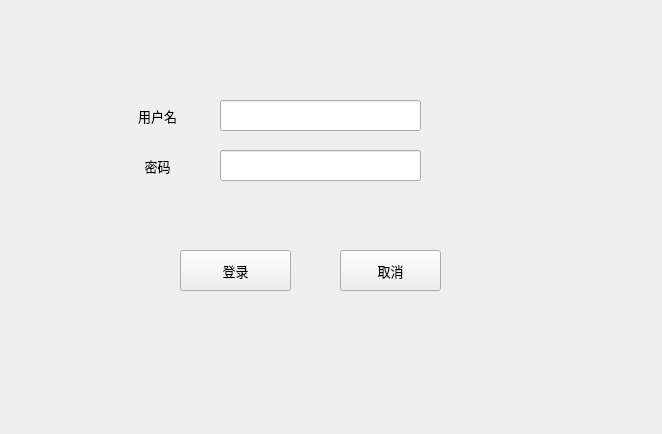
<?xml version="1.0" encoding="UTF-8"?>
<ui version="4.0">
 <class>From</class>
 <widget class="QWidget" name="From">
  <property name="geometry">
   <rect>
    <x>0</x>
    <y>0</y>
    <width>662</width>
    <height>434</height>
   </rect>
  </property>
  <property name="font">
   <font>
    <family>黑体</family>
    <pointsize>10</pointsize>
   </font>
  </property>
  <property name="windowTitle">
   <string>登录</string>
  </property>
  <widget class="QLabel" name="label">
   <property name="geometry">
    <rect>
     <x>130</x>
     <y>100</y>
     <width>55</width>
     <height>31</height>
    </rect>
   </property>
   <property name="font">
    <font>
     <family>黑体</family>
     <pointsize>10</pointsize>
     <weight>50</weight>
     <bold>false</bold>
    </font>
   </property>
   <property name="text">
    <string>用户名</string>
   </property>
   <property name="textFormat">
    <enum>Qt::AutoText</enum>
   </property>
   <property name="alignment">
    <set>Qt::AlignCenter</set>
   </property>
   <property name="margin">
    <number>0</number>
   </property>
  </widget>
  <widget class="QLineEdit" name="lineEdit">
   <property name="geometry">
    <rect>
     <x>220</x>
     <y>100</y>
     <width>201</width>
     <height>31</height>
    </rect>
   </property>
  </widget>
  <widget class="QPushButton" name="pushButton">
   <property name="geometry">
    <rect>
     <x>180</x>
     <y>250</y>
     <width>111</width>
     <height>41</height>
    </rect>
   </property>
   <property name="font">
    <font>
     <family>黑体</family>
     <pointsize>10</pointsize>
    </font>
   </property>
   <property name="text">
    <string>登录</string>
   </property>
  </widget>
  <widget class="QPushButton" name="pushButton_2">
   <property name="geometry">
    <rect>
     <x>340</x>
     <y>250</y>
     <width>101</width>
     <height>41</height>
    </rect>
   </property>
   <property name="text">
    <string>取消</string>
   </property>
  </widget>
  <widget class="QLabel" name="label_3">
   <property name="geometry">
    <rect>
     <x>130</x>
     <y>150</y>
     <width>55</width>
     <height>31</height>
    </rect>
   </property>
   <property name="font">
    <font>
     <family>黑体</family>
     <pointsize>10</pointsize>
     <weight>50</weight>
     <bold>false</bold>
    </font>
   </property>
   <property name="text">
    <string>密码</string>
   </property>
   <property name="textFormat">
    <enum>Qt::AutoText</enum>
   </property>
   <property name="alignment">
    <set>Qt::AlignCenter</set>
   </property>
   <property name="margin">
    <number>0</number>
   </property>
  </widget>
  <widget class="QLineEdit" name="lineEdit_3">
   <property name="geometry">
    <rect>
     <x>220</x>
     <y>150</y>
     <width>201</width>
     <height>31</height>
    </rect>
   </property>
  </widget>
 </widget>
 <resources/>
 <connections/>
</ui>
